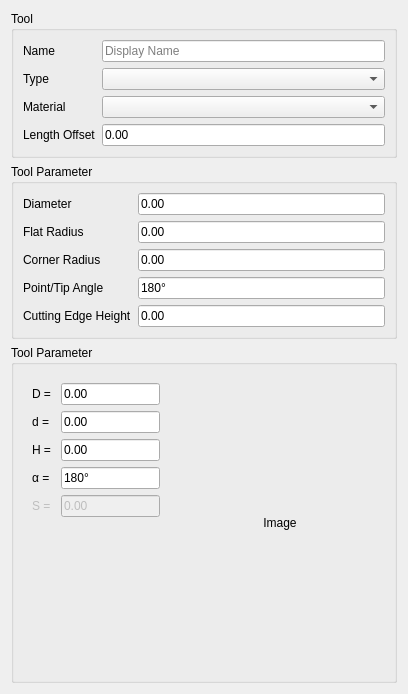
<?xml version="1.0" encoding="UTF-8"?>
<ui version="4.0">
 <class>Form</class>
 <widget class="QWidget" name="Form">
  <property name="geometry">
   <rect>
    <x>0</x>
    <y>0</y>
    <width>408</width>
    <height>678</height>
   </rect>
  </property>
  <property name="windowTitle">
   <string>Form</string>
  </property>
  <layout class="QVBoxLayout" name="verticalLayout">
   <item>
    <widget class="QGroupBox" name="groupBox_2">
     <property name="title">
      <string>Tool</string>
     </property>
     <layout class="QFormLayout" name="formLayout">
      <item row="0" column="0">
       <widget class="QLabel" name="label">
        <property name="text">
         <string>Name</string>
        </property>
       </widget>
      </item>
      <item row="0" column="1">
       <widget class="QLineEdit" name="toolName">
        <property name="maxLength">
         <number>50</number>
        </property>
        <property name="placeholderText">
         <string>Display Name</string>
        </property>
       </widget>
      </item>
      <item row="1" column="0">
       <widget class="QLabel" name="label_2">
        <property name="text">
         <string>Type</string>
        </property>
       </widget>
      </item>
      <item row="1" column="1">
       <widget class="QComboBox" name="toolType">
        <property name="currentIndex">
         <number>-1</number>
        </property>
       </widget>
      </item>
      <item row="2" column="0">
       <widget class="QLabel" name="label_3">
        <property name="text">
         <string>Material</string>
        </property>
       </widget>
      </item>
      <item row="2" column="1">
       <widget class="QComboBox" name="toolMaterial"/>
      </item>
      <item row="3" column="0">
       <widget class="QLabel" name="label_5">
        <property name="text">
         <string>Length Offset</string>
        </property>
       </widget>
      </item>
      <item row="3" column="1">
       <widget class="Gui::InputField" name="toolLengthOffset">
        <property name="text">
         <string>0.00</string>
        </property>
        <property name="unit" stdset="0">
         <string>mm</string>
        </property>
       </widget>
      </item>
     </layout>
    </widget>
   </item>
   <item>
    <widget class="QGroupBox" name="paramGeneric">
     <property name="title">
      <string>Tool Parameter</string>
     </property>
     <layout class="QFormLayout" name="formLayout_2">
      <property name="fieldGrowthPolicy">
       <enum>QFormLayout::AllNonFixedFieldsGrow</enum>
      </property>
      <item row="1" column="0">
       <widget class="QLabel" name="label_4">
        <property name="text">
         <string>Diameter</string>
        </property>
       </widget>
      </item>
      <item row="3" column="0">
       <widget class="QLabel" name="label_6">
        <property name="text">
         <string>Flat Radius</string>
        </property>
       </widget>
      </item>
      <item row="4" column="0">
       <widget class="QLabel" name="label_7">
        <property name="text">
         <string>Corner Radius</string>
        </property>
       </widget>
      </item>
      <item row="5" column="0">
       <widget class="QLabel" name="label_9">
        <property name="text">
         <string>Point/Tip Angle</string>
        </property>
       </widget>
      </item>
      <item row="6" column="0">
       <widget class="QLabel" name="label_8">
        <property name="text">
         <string>Cutting Edge Height</string>
        </property>
       </widget>
      </item>
      <item row="1" column="1">
       <widget class="Gui::InputField" name="toolDiameter">
        <property name="text">
         <string>0.00</string>
        </property>
        <property name="unit" stdset="0">
         <string>mm</string>
        </property>
       </widget>
      </item>
      <item row="3" column="1">
       <widget class="Gui::InputField" name="toolFlatRadius">
        <property name="text">
         <string>0.00</string>
        </property>
        <property name="unit" stdset="0">
         <string>mm</string>
        </property>
       </widget>
      </item>
      <item row="4" column="1">
       <widget class="Gui::InputField" name="toolCornerRadius">
        <property name="text">
         <string>0.00</string>
        </property>
        <property name="unit" stdset="0">
         <string>mm</string>
        </property>
       </widget>
      </item>
      <item row="5" column="1">
       <widget class="Gui::InputField" name="toolCuttingEdgeAngle">
        <property name="text">
         <string>180°</string>
        </property>
        <property name="unit" stdset="0">
         <string>°</string>
        </property>
       </widget>
      </item>
      <item row="6" column="1">
       <widget class="Gui::InputField" name="toolCuttingEdgeHeight">
        <property name="text">
         <string>0.00</string>
        </property>
        <property name="unit" stdset="0">
         <string>mm</string>
        </property>
       </widget>
      </item>
     </layout>
    </widget>
   </item>
   <item>
    <widget class="QGroupBox" name="paramImage">
     <property name="title">
      <string>Tool Parameter</string>
     </property>
     <layout class="QHBoxLayout" name="horizontalLayout">
      <item>
       <widget class="QWidget" name="paramImageParam" native="true">
        <layout class="QFormLayout" name="formLayout_3">
         <property name="fieldGrowthPolicy">
          <enum>QFormLayout::ExpandingFieldsGrow</enum>
         </property>
         <item row="1" column="0">
          <widget class="QLabel" name="label_D">
           <property name="text">
            <string>D = </string>
           </property>
          </widget>
         </item>
         <item row="1" column="1">
          <widget class="Gui::InputField" name="value_D">
           <property name="text">
            <string>0.00</string>
           </property>
           <property name="unit" stdset="0">
            <string>mm</string>
           </property>
          </widget>
         </item>
         <item row="2" column="0">
          <widget class="QLabel" name="label_d">
           <property name="text">
            <string>d =</string>
           </property>
          </widget>
         </item>
         <item row="2" column="1">
          <widget class="Gui::InputField" name="value_d">
           <property name="text">
            <string>0.00</string>
           </property>
           <property name="unit" stdset="0">
            <string>mm</string>
           </property>
          </widget>
         </item>
         <item row="3" column="0">
          <widget class="QLabel" name="label_H">
           <property name="text">
            <string>H =</string>
           </property>
          </widget>
         </item>
         <item row="3" column="1">
          <widget class="Gui::InputField" name="value_H">
           <property name="text">
            <string>0.00</string>
           </property>
           <property name="unit" stdset="0">
            <string>mm</string>
           </property>
          </widget>
         </item>
         <item row="4" column="0">
          <widget class="QLabel" name="label_a">
           <property name="text">
            <string>α = </string>
           </property>
          </widget>
         </item>
         <item row="4" column="1">
          <widget class="Gui::InputField" name="value_a">
           <property name="text">
            <string>180°</string>
           </property>
           <property name="unit" stdset="0">
            <string>°</string>
           </property>
          </widget>
         </item>
         <item row="5" column="0">
          <widget class="QLabel" name="label_S">
           <property name="enabled">
            <bool>false</bool>
           </property>
           <property name="text">
            <string>S = </string>
           </property>
          </widget>
         </item>
         <item row="5" column="1">
          <widget class="Gui::InputField" name="value_S">
           <property name="enabled">
            <bool>false</bool>
           </property>
           <property name="text">
            <string>0.00</string>
           </property>
           <property name="unit" stdset="0">
            <string>mm</string>
           </property>
          </widget>
         </item>
        </layout>
       </widget>
      </item>
      <item>
       <widget class="QLabel" name="image">
        <property name="sizePolicy">
         <sizepolicy hsizetype="Minimum" vsizetype="Minimum">
          <horstretch>0</horstretch>
          <verstretch>0</verstretch>
         </sizepolicy>
        </property>
        <property name="minimumSize">
         <size>
          <width>210</width>
          <height>297</height>
         </size>
        </property>
        <property name="maximumSize">
         <size>
          <width>210</width>
          <height>297</height>
         </size>
        </property>
        <property name="text">
         <string>Image</string>
        </property>
        <property name="scaledContents">
         <bool>true</bool>
        </property>
        <property name="alignment">
         <set>Qt::AlignCenter</set>
        </property>
       </widget>
      </item>
     </layout>
    </widget>
   </item>
  </layout>
 </widget>
 <customwidgets>
  <customwidget>
   <class>Gui::InputField</class>
   <extends>QLineEdit</extends>
   <header>Gui/InputField.h</header>
  </customwidget>
 </customwidgets>
 <resources/>
 <connections/>
</ui>
